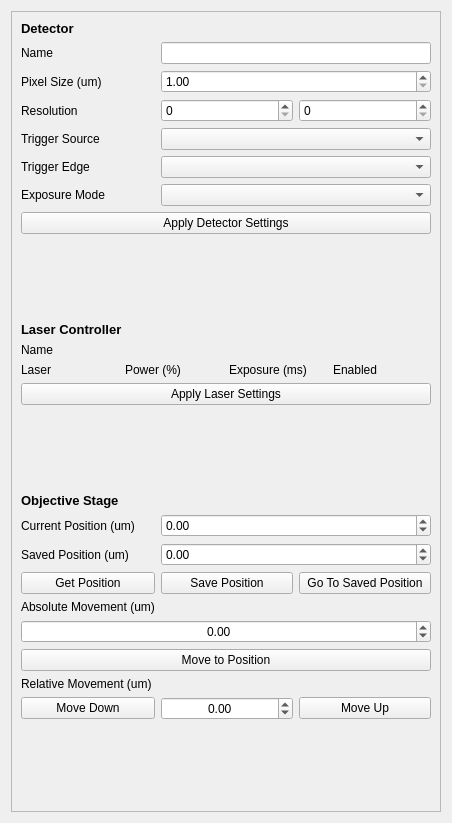
<?xml version="1.0" encoding="UTF-8"?>
<ui version="4.0">
 <class>Form</class>
 <widget class="QWidget" name="Form">
  <property name="geometry">
   <rect>
    <x>0</x>
    <y>0</y>
    <width>452</width>
    <height>823</height>
   </rect>
  </property>
  <property name="windowTitle">
   <string>Form</string>
  </property>
  <layout class="QGridLayout" name="gridLayout">
   <item row="0" column="0">
    <widget class="QScrollArea" name="scrollArea">
     <property name="widgetResizable">
      <bool>true</bool>
     </property>
     <widget class="QWidget" name="scrollAreaWidgetContents">
      <property name="geometry">
       <rect>
        <x>0</x>
        <y>0</y>
        <width>432</width>
        <height>803</height>
       </rect>
      </property>
      <layout class="QGridLayout" name="gridLayout_5">
       <item row="22" column="1">
        <widget class="QPushButton" name="pushButton_save_position">
         <property name="text">
          <string>Save Position</string>
         </property>
        </widget>
       </item>
       <item row="4" column="1">
        <widget class="QSpinBox" name="spinBox_resolution_x">
         <property name="maximum">
          <number>1000000</number>
         </property>
        </widget>
       </item>
       <item row="5" column="1" colspan="2">
        <widget class="QComboBox" name="comboBox_trigger_source"/>
       </item>
       <item row="24" column="0" colspan="3">
        <widget class="QDoubleSpinBox" name="doubleSpinBox_absolute_position">
         <property name="alignment">
          <set>Qt::AlignCenter</set>
         </property>
         <property name="minimum">
          <double>-100000000.000000000000000</double>
         </property>
         <property name="maximum">
          <double>1000000000.000000000000000</double>
         </property>
        </widget>
       </item>
       <item row="27" column="2">
        <widget class="QPushButton" name="pushButton_move_relative_up">
         <property name="text">
          <string>Move Up</string>
         </property>
        </widget>
       </item>
       <item row="17" column="0" colspan="3">
        <spacer name="verticalSpacer_3">
         <property name="orientation">
          <enum>Qt::Vertical</enum>
         </property>
         <property name="sizeHint" stdset="0">
          <size>
           <width>20</width>
           <height>40</height>
          </size>
         </property>
        </spacer>
       </item>
       <item row="4" column="0">
        <widget class="QLabel" name="label_resolution">
         <property name="text">
          <string>Resolution</string>
         </property>
        </widget>
       </item>
       <item row="16" column="0" colspan="3">
        <widget class="QPushButton" name="pushButton_apply_laser_settings">
         <property name="text">
          <string>Apply Laser Settings</string>
         </property>
        </widget>
       </item>
       <item row="22" column="2">
        <widget class="QPushButton" name="pushButton_goto_saved_position">
         <property name="text">
          <string>Go To Saved Position</string>
         </property>
        </widget>
       </item>
       <item row="7" column="1" colspan="2">
        <widget class="QComboBox" name="comboBox_exposure_mode"/>
       </item>
       <item row="5" column="0">
        <widget class="QLabel" name="label_trigger_source">
         <property name="text">
          <string>Trigger Source</string>
         </property>
        </widget>
       </item>
       <item row="1" column="1" colspan="2">
        <widget class="QLineEdit" name="lineEdit_detector_name"/>
       </item>
       <item row="19" column="0">
        <widget class="QLabel" name="label_current_position">
         <property name="text">
          <string>Current Position (um)</string>
         </property>
        </widget>
       </item>
       <item row="15" column="0" colspan="3">
        <layout class="QGridLayout" name="gridLayout_laser">
         <item row="0" column="1">
          <widget class="QLabel" name="label_laser_power_2">
           <property name="text">
            <string>Power (%)</string>
           </property>
          </widget>
         </item>
         <item row="0" column="3">
          <widget class="QLabel" name="label_laser_enabled_2">
           <property name="text">
            <string>Enabled</string>
           </property>
          </widget>
         </item>
         <item row="0" column="2">
          <widget class="QLabel" name="label_laser_exposure_2">
           <property name="text">
            <string>Exposure (ms)</string>
           </property>
          </widget>
         </item>
         <item row="0" column="0">
          <widget class="QLabel" name="label_laser_name_2">
           <property name="text">
            <string>Laser</string>
           </property>
          </widget>
         </item>
        </layout>
       </item>
       <item row="27" column="0">
        <widget class="QPushButton" name="pushButton_move_relative_down">
         <property name="text">
          <string>Move Down</string>
         </property>
        </widget>
       </item>
       <item row="9" column="0" colspan="3">
        <spacer name="verticalSpacer_2">
         <property name="orientation">
          <enum>Qt::Vertical</enum>
         </property>
         <property name="sizeHint" stdset="0">
          <size>
           <width>20</width>
           <height>40</height>
          </size>
         </property>
        </spacer>
       </item>
       <item row="0" column="0" colspan="3">
        <widget class="QLabel" name="label_detector_header">
         <property name="font">
          <font>
           <pointsize>10</pointsize>
           <weight>75</weight>
           <bold>true</bold>
          </font>
         </property>
         <property name="text">
          <string>Detector</string>
         </property>
        </widget>
       </item>
       <item row="27" column="1">
        <widget class="QDoubleSpinBox" name="doubleSpinBox_relative_position">
         <property name="alignment">
          <set>Qt::AlignCenter</set>
         </property>
         <property name="minimum">
          <double>-100000000.000000000000000</double>
         </property>
         <property name="maximum">
          <double>1000000000.000000000000000</double>
         </property>
        </widget>
       </item>
       <item row="18" column="0">
        <widget class="QLabel" name="label_objective_header">
         <property name="font">
          <font>
           <pointsize>10</pointsize>
           <weight>75</weight>
           <bold>true</bold>
          </font>
         </property>
         <property name="text">
          <string>Objective Stage</string>
         </property>
        </widget>
       </item>
       <item row="21" column="0">
        <widget class="QLabel" name="label_saved_position">
         <property name="text">
          <string>Saved Position (um)</string>
         </property>
        </widget>
       </item>
       <item row="21" column="1" colspan="2">
        <widget class="QDoubleSpinBox" name="doubleSpinBox_saved_position">
         <property name="minimum">
          <double>-1000000000.000000000000000</double>
         </property>
         <property name="maximum">
          <double>10000000000.000000000000000</double>
         </property>
        </widget>
       </item>
       <item row="19" column="1" colspan="2">
        <widget class="QDoubleSpinBox" name="doubleSpinBox_current_position">
         <property name="minimum">
          <double>-10000000000.000000000000000</double>
         </property>
         <property name="maximum">
          <double>100000000.000000000000000</double>
         </property>
        </widget>
       </item>
       <item row="22" column="0">
        <widget class="QPushButton" name="pushButton_get_position">
         <property name="text">
          <string>Get Position</string>
         </property>
        </widget>
       </item>
       <item row="23" column="0">
        <widget class="QLabel" name="label_absolute_position">
         <property name="text">
          <string>Absolute Movement (um)</string>
         </property>
        </widget>
       </item>
       <item row="3" column="0">
        <widget class="QLabel" name="label_pixelsize">
         <property name="text">
          <string>Pixel Size (um)</string>
         </property>
        </widget>
       </item>
       <item row="4" column="2">
        <widget class="QSpinBox" name="spinBox_resolution_y">
         <property name="maximum">
          <number>1000000000</number>
         </property>
        </widget>
       </item>
       <item row="7" column="0">
        <widget class="QLabel" name="label_exposure_mode">
         <property name="text">
          <string>Exposure Mode</string>
         </property>
        </widget>
       </item>
       <item row="1" column="0">
        <widget class="QLabel" name="label_name">
         <property name="text">
          <string>Name</string>
         </property>
        </widget>
       </item>
       <item row="26" column="0">
        <widget class="QLabel" name="label_relative_position">
         <property name="text">
          <string>Relative Movement (um)</string>
         </property>
        </widget>
       </item>
       <item row="6" column="0">
        <widget class="QLabel" name="label_trigger_edge">
         <property name="text">
          <string>Trigger Edge</string>
         </property>
        </widget>
       </item>
       <item row="3" column="1" colspan="2">
        <widget class="QDoubleSpinBox" name="doubleSpinBox_pixelsize">
         <property name="decimals">
          <number>2</number>
         </property>
         <property name="minimum">
          <double>1.000000000000000</double>
         </property>
         <property name="maximum">
          <double>10000.000000000000000</double>
         </property>
         <property name="singleStep">
          <double>0.010000000000000</double>
         </property>
        </widget>
       </item>
       <item row="6" column="1" colspan="2">
        <widget class="QComboBox" name="comboBox_trigger_edge"/>
       </item>
       <item row="8" column="0" colspan="3">
        <widget class="QPushButton" name="pushButton_apply_detector_settings">
         <property name="text">
          <string>Apply Detector Settings</string>
         </property>
        </widget>
       </item>
       <item row="25" column="0" colspan="3">
        <widget class="QPushButton" name="pushButton_move_absolute">
         <property name="text">
          <string>Move to Position</string>
         </property>
        </widget>
       </item>
       <item row="28" column="0" colspan="3">
        <spacer name="verticalSpacer">
         <property name="orientation">
          <enum>Qt::Vertical</enum>
         </property>
         <property name="sizeHint" stdset="0">
          <size>
           <width>20</width>
           <height>40</height>
          </size>
         </property>
        </spacer>
       </item>
       <item row="12" column="0" colspan="3">
        <widget class="QLabel" name="label">
         <property name="font">
          <font>
           <pointsize>10</pointsize>
           <weight>75</weight>
           <bold>true</bold>
          </font>
         </property>
         <property name="text">
          <string>Laser Controller</string>
         </property>
        </widget>
       </item>
       <item row="13" column="0" colspan="2">
        <widget class="QLabel" name="label_lc_name">
         <property name="text">
          <string>Name</string>
         </property>
        </widget>
       </item>
      </layout>
     </widget>
    </widget>
   </item>
  </layout>
 </widget>
 <resources/>
 <connections/>
</ui>
